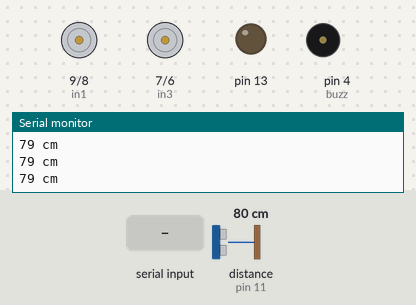
Recording of a sketch running on a simulated Arduino Uno, built with avr-gcc and run on an emulated ATmega328P. Shown: motor-driver pin pairs drawn as motors (green arrow = first pin HIGH = forward, orange = second pin HIGH = backward, longer = more drive, scaled by the enable pin), output pins drawn as LEDs (lit = HIGH), buzzer (waves = sounding, pin HIGH), the last lines printed to the serial monitor. Wiring (inferred from the names in the program): ultrasonic range finder: trigger pin 12; echo pin 11. Inputs (shaded band) come from the test bench; at power-on: distance to the obstacle (sensor on pin 11) 80 cm. The echo pulse lasts 58.3 µs per cm; pins used as bus, display or sensor lines are not drawn.

Above: at 1.2 s.
1.3 s: distance to the obstacle (sensor on pin 11) set to 7 cm
2.8 s: distance to the obstacle (sensor on pin 11) set to 4 cm
At 3.5 s:
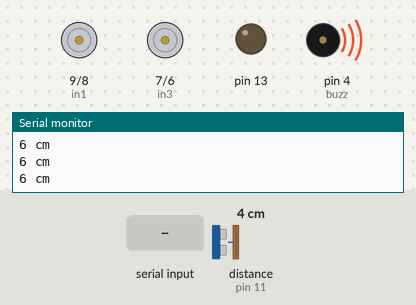
5.8 s: "F" received over Serial
8.8 s: "R" received over Serial
11.8 s: "L" received over Serial
14.8 s: distance to the obstacle (sensor on pin 11) set to 9 cm
At 15.4 s:
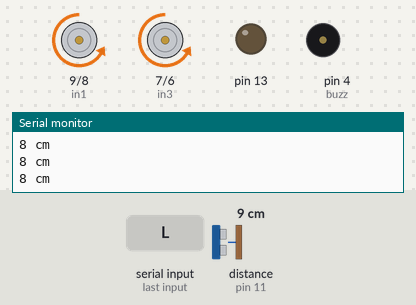
Timing chart, 0 to 17.3 s (numbered marks = the images above; inputs shaded):
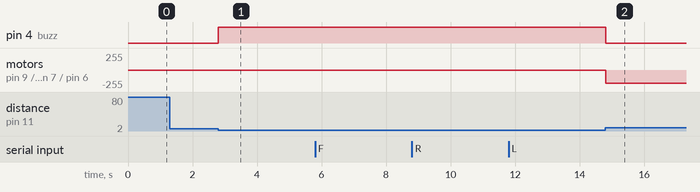

The sketch:

BlueToothControlledCarFinal.ino
```cpp
#define trigPin 12

#define echoPin 11

#define buzz 4
#include <SoftwareSerial.h>
SoftwareSerial blue(0, 1);
char Incoming_value = 0;
long duration, distance;
char t;
int enA = 10;
int in1 = 9;
int in2 = 8;
// motor two
int enB = 5;
int in3 = 7;
int in4 = 6;


void setup()
{
  // set all the motor control pins to outputs
  Serial.begin(9600);
  pinMode(enA, OUTPUT);
  pinMode(enB, OUTPUT);
  pinMode(in1, OUTPUT);
  pinMode(in2, OUTPUT);
  pinMode(in3, OUTPUT);
  pinMode(in4, OUTPUT);
  pinMode(13, OUTPUT);
  pinMode(trigPin, OUTPUT);
  pinMode(echoPin, INPUT);
  pinMode(buzz, OUTPUT);
}

void forwardMove()
{

  //forward
  digitalWrite(in1, HIGH);
  digitalWrite(in2, LOW);
  analogWrite(enA, 200);
  digitalWrite(in3, HIGH);
  digitalWrite(in4, LOW);
  analogWrite(enB, 200);

}

void reverseMove()
{

  //reverse
  digitalWrite(in1, LOW);
  digitalWrite(in2, HIGH);
  analogWrite(enA, 200);
  digitalWrite(in3, LOW);
  digitalWrite(in4, HIGH);
  analogWrite(enB, 200);

}

void leftMove()
{

  digitalWrite(in1, LOW);
  digitalWrite(in2, LOW);
  digitalWrite(in3, HIGH);
  digitalWrite(in4, LOW);
  analogWrite(enB, 200);

}

void rightMove()
{

  digitalWrite(in1, HIGH);
  digitalWrite(in2, LOW);
  analogWrite(enA, 200);
  digitalWrite(in3, LOW);
  digitalWrite(in4, LOW);
  analogWrite(enB, 200);
}

void stopp()
{

  digitalWrite(in1, LOW);
  digitalWrite(in2, LOW);

  digitalWrite(in3, LOW);
  digitalWrite(in4, LOW);

}

void objectDetected()
{
  digitalWrite(in1, LOW);
  digitalWrite(in2, LOW);
  digitalWrite(in3, LOW);
  digitalWrite(in4, LOW);

  delay(1000);

  digitalWrite(in1, LOW);
  digitalWrite(in2, HIGH);
  analogWrite(enA, 200);
  digitalWrite(in3, LOW);
  digitalWrite(in4, HIGH);
  analogWrite(enB, 200);

}

void loop() {


digitalWrite(trigPin, LOW);

delayMicroseconds(2);

digitalWrite(trigPin, HIGH);

delayMicroseconds(10);

digitalWrite(trigPin, LOW);

duration = pulseIn(echoPin, HIGH);

distance = (duration/2) / 29.1;

if(distance < 5 )

{ digitalWrite(buzz,HIGH);


objectDetected();

}
else{digitalWrite(buzz,LOW);}
Serial.print(distance);

Serial.println(" cm");

  if (Serial.available() > 0)
  {
    Incoming_value = Serial.read();
    Serial.print(Incoming_value);
    Serial.print("/n");
    if (Incoming_value == 'F')
    {
      forwardMove();
    }
    else if (Incoming_value == 'B')
    {
      reverseMove();
    }
    else if (Incoming_value == 'R')
    {
      rightMove();
    }
    else if (Incoming_value == 'L')
    {
      leftMove();
    }
    else if (Incoming_value == 'S')
    {
      stopp();
    }
  }

}
```

Measured:
- the behaviour switches between 6 and 5 cm on distance to the obstacle (sensor on pin 11) (found by bisection; images 0 and 1)
- after the input at 2.8 s, pin 4 (buzz): LOW → HIGH at once
- after the input at 14.8 s, pin 4 (buzz): HIGH → LOW at once; motor on pin 9 (in1) / pin 8 (in2), motor on pin 7 (in3) / pin 6 (in4): stopped → backward 200/255 at once
